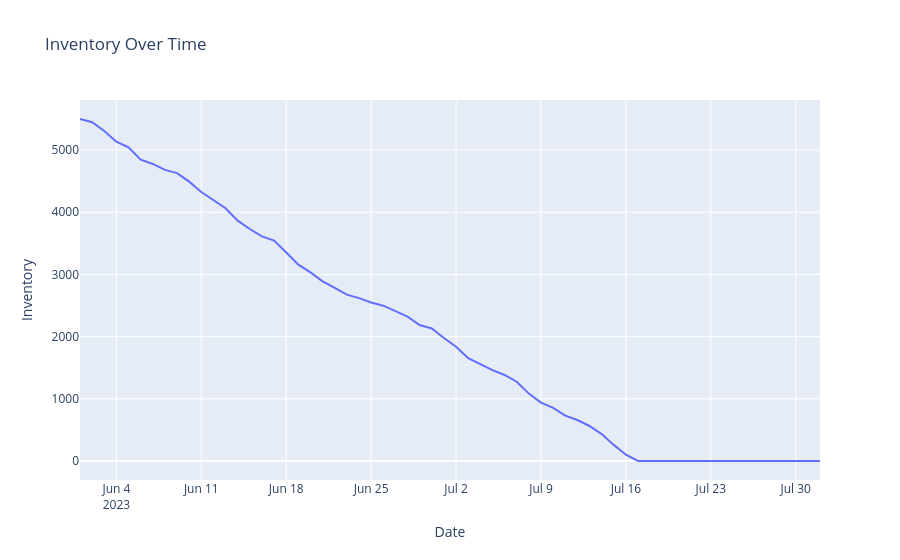

Notebook cell for this chart:
### Code cell
fig_inventory = px.line(df, x='Date',
                        y='Inventory',
                        title='Inventory Over Time')
fig_inventory.show()

### Figure 1 — Plotly figure (JSON) as saved in the notebook; plotly's stock layout.template omitted (floating-point values rounded to 4 significant figures)
{"data": [{"hovertemplate": "Date=%{x}<br>Inventory=%{y}<extra></extra>", "legendgroup": "", "line": {"color": "#636efa", "dash": "solid"}, "marker": {"symbol": "circle"}, "mode": "lines", "name": "", "orientation": "v", "showlegend": false, "type": "scatter", "x": ["2023-06-01", "2023-06-02", "2023-06-03", "2023-06-04", "2023-06-05", "2023-06-06", "2023-06-07", "2023-06-08", "2023-06-09", "2023-06-10", "2023-06-11", "2023-06-12", "2023-06-13", "2023-06-14", "2023-06-15", "2023-06-16", "2023-06-17", "2023-06-18", "2023-06-19", "2023-06-20", "2023-06-21", "2023-06-22", "2023-06-23", "2023-06-24", "2023-06-25", "2023-06-26", "2023-06-27", "2023-06-28", "2023-06-29", "2023-06-30", "2023-07-01", "2023-07-02", "2023-07-03", "2023-07-04", "2023-07-05", "2023-07-06", "2023-07-07", "2023-07-08", "2023-07-09", "2023-07-10", "2023-07-11", "2023-07-12", "2023-07-13", "2023-07-14", "2023-07-15", "2023-07-16", "2023-07-17", "2023-07-18", "2023-07-19", "2023-07-20", "2023-07-21", "2023-07-22", "2023-07-23", "2023-07-24", "2023-07-25", "2023-07-26", "2023-07-27", "2023-07-28", "2023-07-29", "2023-07-30", "2023-07-31", "2023-08-01"], "xaxis": "x", "y": [5500, 5449, 5308, 5136, 5045, 4847, 4777, 4682, 4629, 4493, 4325, 4199, 4064, 3866, 3731, 3611, 3544, 3354, 3158, 3033, 2890, 2783, 2675, 2619, 2550, 2498, 2405, 2322, 2187, 2131, 1979, 1837, 1654, 1556, 1461, 1383, 1275, 1084, 938, 854, 729, 659, 563, 433, 259, 102, 0, 0, 0, 0, 0, 0, 0, 0, 0, 0, 0, 0, 0, 0, 0, 0], "yaxis": "y"}], "layout": {"legend": {"tracegroupgap": 0}, "title": {"text": "Inventory Over Time"}, "xaxis": {"anchor": "y", "domain": [0, 1], "title": {"text": "Date"}}, "yaxis": {"anchor": "x", "domain": [0, 1], "title": {"text": "Inventory"}}}}
